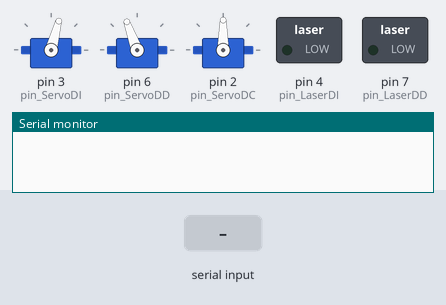
The sketch below on a simulated Arduino Uno, built with avr-gcc and run on an emulated ATmega328P. Shown: 3 × servo, switched loads named in the sketch (green lamp = pin HIGH), the last lines printed to the serial monitor. The inputs (shaded band) are chosen by the test bench.

Above: at 1.2 s.
1.3 s: "1" received over Serial
At 1.45 s:
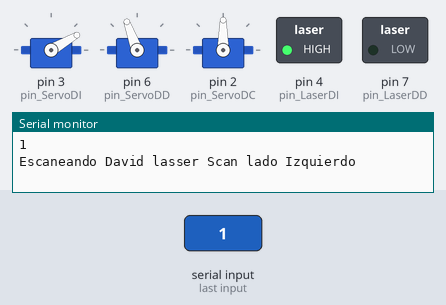
At 9.2 s:
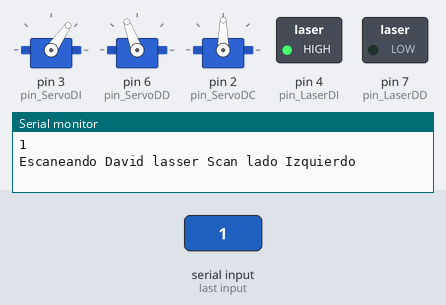
Timing chart, 0 to 13.3 s (numbered marks = the images above; inputs shaded):
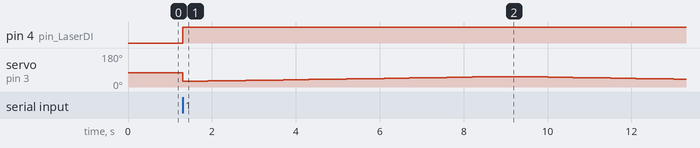

Measured:
- after the input at 1.3 s, pin 4 (pin_LaserDI): LOW → HIGH at once; servo on pin 3 (pin_ServoDI): 75° → 30° at once, → 31° 0.30 s later, → 32° 0.30 s later, → 33° 0.30 s later, … (39 changes in this stretch)

The sketch:

Escanner3D.ino
```cpp
// Librerias
#include <Servo.h>

//  ***********************************************
//  ************ DAVID LASERSCANNER 3D ************
//  ***********************************************
//SERVOS
Servo servoDavidI;
Servo servoDavidD;
Servo servoDavidC;

//PINES
int pin_ServoDI = 3;  //verde
int pin_LaserDI = 4;  //blanco


int pin_ServoDD = 6;  //verde
int pin_LaserDD = 7;  //blaco

int pin_ServoDC = 2;   // sevo blanco


//  ***********************************
//  ************ Angulos ************
//  ***********************************
//Izquierdo
int AnguloDavidiz_Arriba = 55;    //75
int AnguloDavidIz_Abajo = 30;     //30

//Abajo AnguloDavidDe_Abajo
int AnguloDavidDe_Arriba = 125;   //110
int AnguloDavidDe_Abajo = 145;    //145

//Velocidad con la que se mueven los laser
int velosidad_Escaneo = 300;    //300

//Rotacion del servo central (milesimas de segundos)
int rotacionServoCentro = 150;

//  ***********************************
//  ************ Variables ************
//  ***********************************

int i = 0;
char dato;


void setup() {
  //Serial de consola
  Serial.begin(9600);

  //  ************ DAVID LASERSCANNER 3D ************
  pinMode(pin_LaserDI, OUTPUT);
  pinMode(pin_LaserDD, OUTPUT);

  servoDavidI.attach(pin_ServoDI);
  servoDavidD.attach(pin_ServoDD);
  servoDavidC.attach(pin_ServoDC);

  servoDavidD.write(110);
  servoDavidI.write(75);
  servoDavidC.write(90);

}

void loop() {

  if (Serial.available()) {
    dato = Serial.read();
    Serial.println(dato);
  }

  if (dato == '1') {
    //ENCENDEMOS EL SERVO DEL DAVID IZQUIERDO
    Serial.println("Escaneando David lasser Scan lado Izquierdo");
    digitalWrite(pin_LaserDI, HIGH);
    digitalWrite(pin_LaserDD, LOW);
    servoDavidD.write(110);

    for (i = AnguloDavidIz_Abajo; i <= AnguloDavidiz_Arriba; i += 1) {
      servoDavidI.write(i);
      delay(velosidad_Escaneo);
    }

    for (i = AnguloDavidiz_Arriba; i >= AnguloDavidIz_Abajo; i -= 1) {
      servoDavidI.write(i);
      delay(velosidad_Escaneo);
    }
  }

  if (dato == '2') {

    //ENCENDEMOS EL SERVO DEL DAVID IZQUIERDO
    Serial.println("Escaneando David lasser Scan lado Derecho");
    digitalWrite(pin_LaserDI, LOW);
    digitalWrite(pin_LaserDD, HIGH);
    servoDavidI.write(75);

    for (i = AnguloDavidDe_Arriba; i <= AnguloDavidDe_Abajo; i += 1) {
      servoDavidD.write(i);
      delay(velosidad_Escaneo);
    }

    for (i = AnguloDavidDe_Abajo; i >= AnguloDavidDe_Arriba; i -= 1) {
      servoDavidD.write(i);
      delay(velosidad_Escaneo);
    }
  }

  if (dato == '3') {
    // PAUSA
    int torque = 0;
    dato = Serial.println("ROTANDO EL OBJETO");

    // PARAMOS TODAS LAS FUNCIONES
    digitalWrite(pin_LaserDI, LOW);
    digitalWrite(pin_LaserDD, LOW);
    servoDavidD.write(110);
    servoDavidI.write(75);
    // FIN DE LA FUNCION DE PARAR PROCESO

     if (torque == 0) {
      servoDavidC.write(0);
      delay(rotacionServoCentro);
      servoDavidC.write(90);
      torque = 1;
    }
  }

  if (dato == '4') {
    // PAUSA
    dato = Serial.println("ESCANEO PAUSADO");

    digitalWrite(pin_LaserDI, LOW);
    digitalWrite(pin_LaserDD, LOW);
    servoDavidD.write(110);
    servoDavidI.write(75);
  }


}
```
